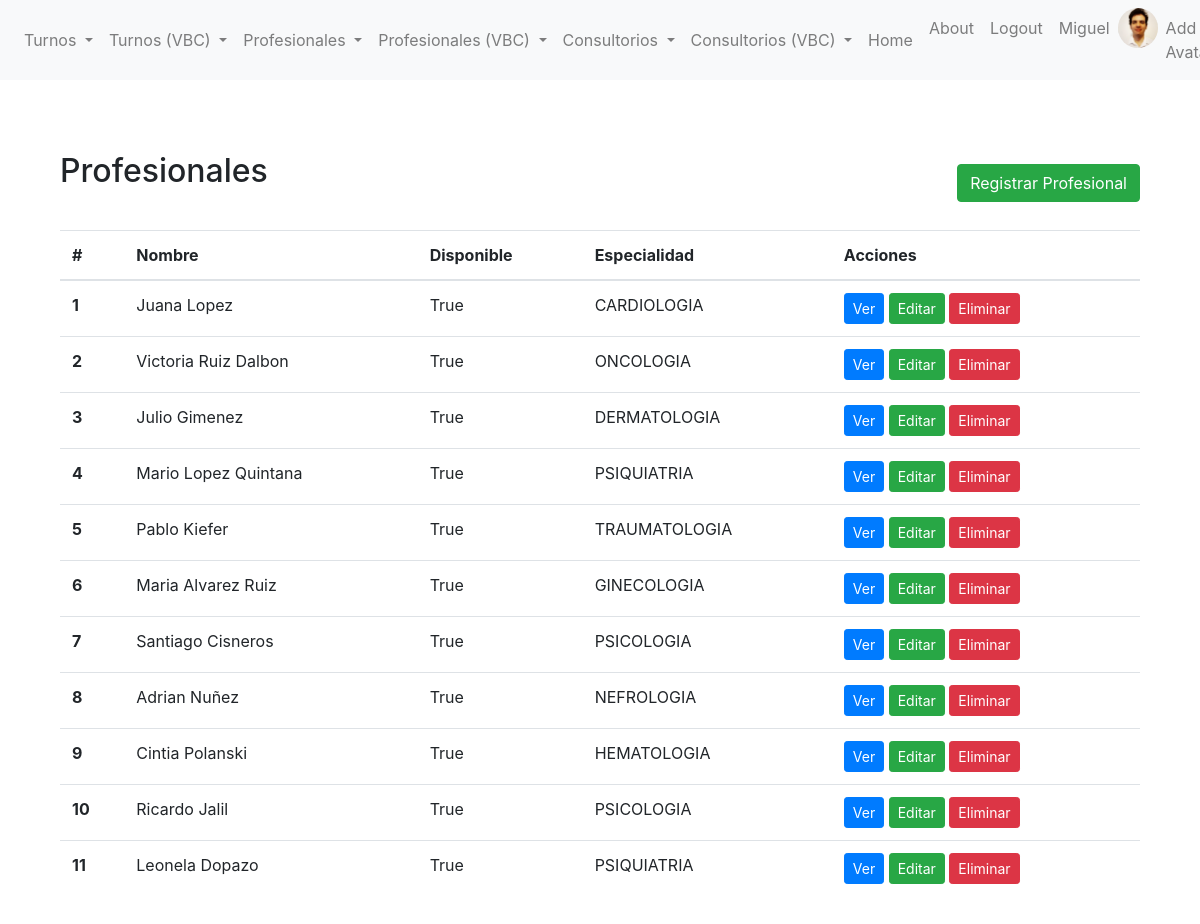
The app's page /reserva_turnos/profesionales-list/ (signed in) with its own data.
### reserva_turnos/models.py (models this page shows, shortened)
class Avatar(models.Model):
    user = models.OneToOneField(User, on_delete=models.CASCADE, related_name='avatar')
    image = models.ImageField(upload_to='avatars/')

class Profesional(models.Model):
    class Especialidades(models.TextChoices):
        CARDIOLOGIA = 'CARDIOLOGIA', 'Cardiología'
        DERMATOLOGIA = 'DERMATOLOGIA', 'Dermatología'
        ENDOCRINOLOGIA = 'ENDOCRINOLOGIA', 'Endocrinología'
        GASTROENTEROLOGIA = 'GASTROENTEROLOGIA', 'Gastroenterología'
        GINECOLOGIA = 'GINECOLOGIA', 'Ginecología'
        HEMATOLOGIA = 'HEMATOLOGIA', 'Hematología'
        HEPATOLOGIA = 'HEPATOLOGIA', 'Hepatología'
        INMUNOLOGIA = 'INMUNOLOGIA', 'Inmunología'
        NEFROLOGIA = 'NEFROLOGIA', 'Nefrología'
        NEUROLOGIA = 'NEUROLOGIA', 'Neurología'
        ONCOLOGIA = 'ONCOLOGIA', 'Oncología'
        OFTALMOLOGIA = 'OFTALMOLOGIA', 'Oftalmología'
        PSICOLOGIA = 'PSICOLOGIA', 'Psicología'
        PSIQUIATRIA = 'PSIQUIATRIA', 'Psiquiatría'
        TRAUMATOLOGIA = 'TRAUMATOLOGIA', 'Traumatología'
    nombre = models.CharField(max_length=100)
    disponible = models.BooleanField(default=True)
    especialidad = models.CharField(
        max_length=17,
        choices=Especialidades.choices,
        default=Especialidades.CARDIOLOGIA,
    )
    descripcion = models.TextField(blank=True, null=True)

### reserva_turnos/views.py (the view)
# urls.py: path("profesionales-list/", list_profesional_view, name="profesionales-list"),
@login_required
def list_profesional_view(request):
    profesionales = Profesional.objects.all()
    contexto_dict = {"todos_los_profesionales": profesionales}
    return render(request, "reserva_turnos/list_profesional.html", contexto_dict)

### reserva_turnos/templates/reserva_turnos/list_profesional.html (shortened to what this page needs)
{% extends 'reserva_turnos/base.html' %}
{% block content %}
<section class="py-5">
    <div class="container">
        <div class="d-flex justify-content-between align-items-center mb-3">
            <h2 class="mb-4">Profesionales</h2>
            <a href="{% url 'crear_profesional' %}" class="btn btn-success">Registrar Profesional</a>
        </div>
        <table class="table">
            <thead>
                <tr>
                    <th scope="col">#</th>
                    <th scope="col">Nombre</th>
                    <th scope="col">Disponible</th>
                    <th scope="col">Especialidad</th>
                    <th scope="col">Acciones</th>
                </tr>
            </thead>
            <tbody>
                {% if todos_los_profesionales %}
                {% for profesionales in todos_los_profesionales %}
                <tr>
                    <th scope="row">{{ forloop.counter }}</th>
                    <td>{{ profesionales.nombre }}</td>
                    <td>{{ profesionales.disponible }}</td>
                    <td>{{ profesionales.especialidad }}</td>
                    <td>
                        <a href="{% url 'profesional-detail' profesionales.id %}" class="btn btn-primary btn-sm">Ver</a>
                        <a href="{% url 'profesional-update' profesionales.id %}" class="btn btn-success btn-sm">Editar</a>
                        <a href="{% url 'profesional-delete' profesionales.id %}" class="btn btn-danger btn-sm">Eliminar</a>
                    </td>
                </tr>
                {% endfor %}
                {% else %}
                <tr>
                    <td colspan="7">No hay profesionales disponibles.</td>
                </tr>
                {% endif %}
            </tbody>
        </table>
    </div>
</section>
{% endblock %}

### reserva_turnos/templates/reserva_turnos/base.html (shortened to what this page needs)
{% load static %}
<!DOCTYPE html>
<html lang="en">
<head>
    <link rel="stylesheet" href="{% static 'reserva_turnos/css/bootstrap.css' %}">
</head>
<body>
    <nav class="navbar navbar-expand-lg navbar-light bg-light">
        <div class="collapse navbar-collapse" id="navbarNav">
            <ul class="navbar-nav">
                {% if user.is_authenticated %}
                <li class="nav-item dropdown">
                    <a class="nav-link dropdown-toggle" href="#" id="navbarDropdownMenuLinkReserva" role="button" data-toggle="dropdown" aria-haspopup="true" aria-expanded="false">
                        Turnos
                    </a>
                </li>
                <li class="nav-item dropdown">
                    <a class="nav-link dropdown-toggle" href="#" id="navbarDropdownMenuLinkSala" role="button" data-toggle="dropdown" aria-haspopup="true" aria-expanded="false">
                        Turnos (VBC)
                    </a>
                <li class="nav-item dropdown">
                    <a class="nav-link dropdown-toggle" href="#" id="navbarDropdownMenuLinkReserva" role="button" data-toggle="dropdown" aria-haspopup="true" aria-expanded="false">
                        Profesionales
                    </a>
                </li>
                <li class="nav-item dropdown">
                    <a class="nav-link dropdown-toggle" href="#" id="navbarDropdownMenuLinkSala" role="button" data-toggle="dropdown" aria-haspopup="true" aria-expanded="false">
                        Profesionales (VBC)
                    </a>
                <li class="nav-item dropdown">
                    <a class="nav-link dropdown-toggle" href="#" id="navbarDropdownMenuLinkSala" role="button" data-toggle="dropdown" aria-haspopup="true" aria-expanded="false">
                        Consultorios
                    </a>
                <li class="nav-item dropdown">
                    <a class="nav-link dropdown-toggle" href="#" id="navbarDropdownMenuLinkSala" role="button" data-toggle="dropdown" aria-haspopup="true" aria-expanded="false">
                        Consultorios (VBC)
                    </a>
                <li class="nav-item">
                    <a class="nav-link" href="{% url "reserva_turnos-home" %}">Home</a>
                </li>
                {% endif %}
            </ul>
            <ul class="navbar-nav ml-auto">
                {% if user.is_authenticated %}
                <li class="nav-item">
                    <a class="nav-link" href="{% url 'about' %}">About</a>
                </li>
                <li class="nav-item">
                    <a class="nav-link" href="{% url 'logout' %}">Logout</a>
                </li>
                <li class="nav-item">
                    <a class="nav-link" href="{% url 'editar-perfil' %}">{{ user }}</a>
                </li>
                <li class="nav-item">
                    {% if user.avatar.image %}
                    <img src="{{ user.avatar.image.url }}" alt="Avatar" style="height: 40px; width: 40px; border-radius: 50%;">
                    {% endif %}
                    <li class="nav-item">
                        <a href="{% url 'avatar_add' %}" class="nav-link">Add Avatar</a>
                    </li>
                {% endif %}
        </div>
    </nav>
    <div class="container mt-4">
        {% block content %}{% endblock content %}
    </div>
</body>
</html>

### records on screen
Profesional: nombre "Juana Lopez", disponible "True", especialidad "CARDIOLOGIA"
Profesional: nombre "Victoria Ruiz Dalbon", disponible "True", especialidad "ONCOLOGIA"
Profesional: nombre "Julio Gimenez", disponible "True", especialidad "DERMATOLOGIA"
Profesional: nombre "Mario Lopez Quintana", disponible "True", especialidad "PSIQUIATRIA"
Profesional: nombre "Pablo Kiefer", disponible "True", especialidad "TRAUMATOLOGIA"
Profesional: nombre "Maria Alvarez Ruiz", disponible "True", especialidad "GINECOLOGIA"
Profesional: nombre "Santiago Cisneros", disponible "True", especialidad "PSICOLOGIA"
Profesional: nombre "Adrian Nuñez", disponible "True", especialidad "NEFROLOGIA"
Profesional: nombre "Cintia Polanski", disponible "True", especialidad "HEMATOLOGIA"
Profesional: nombre "Ricardo Jalil", disponible "True", especialidad "PSICOLOGIA"
Profesional: nombre "Leonela Dopazo", disponible "True", especialidad "PSIQUIATRIA"

### other values on screen
{{ user }} "Miguel"
